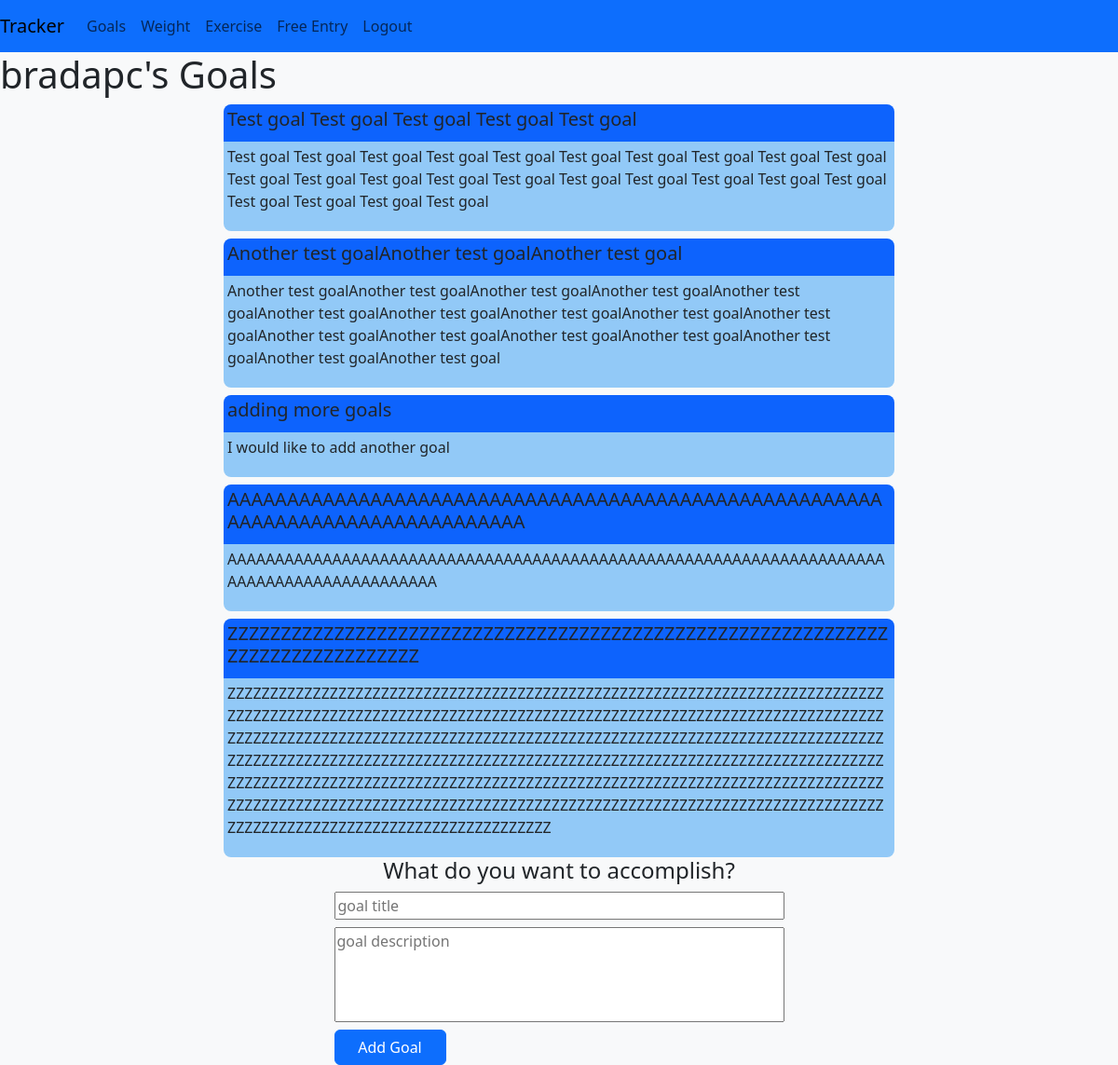
The page /goals (signed in) on the database its author committed.
### tables this page shows
CREATE TABLE "user_goals" (
goal_id INTEGER PRIMARY KEY,
user_id INTEGER NOT NULL,
goal_title TEXT,
goal_desc TEXT
);

### app.py (the view)
@app.route("/goals", methods=["GET", "POST"])
@login_required
def goals():
    user_goals = getUserGoals()
    if request.method == "POST":
        goal_title = request.form.get("goal title")
        goal_description = request.form.get("goal description")
        if len(goal_title) > 80 or len(goal_description) > 500:
            return redirect("/goals")
        if not goal_title or not goal_description:
            return redirect("/goals")
        con = sqlite3.connect("tracker.db")
        cur = con.cursor()
        cur.execute("INSERT INTO user_goals (user_id, goal_title, goal_desc) VALUES(?, ?, ?)", (session['user_id'], goal_title, goal_description,))
        con.commit()
        con.close()
        return redirect("/goals")
    else:
        return render_template("goals.html", user=session['user'], user_goals=user_goals)

### app.py (called while the page is built)
def login_required(f):
    @wraps(f)
    def decorated_function(*args, **kwargs):
        if session.get("user_id") is None:
            return redirect("/login")
        return f(*args, **kwargs)
    return decorated_function

def getUserGoals():
    con = sqlite3.connect("tracker.db")
    cur = con.cursor()
    cur.execute("SELECT goal_id, goal_title, goal_desc FROM user_goals WHERE user_id = ?", (session['user_id'],))
    user_goals = []
    user_goals = cur.fetchall()
    return user_goals

### templates/goals.html (shortened to what this page needs)
{% extends "layout.html" %}
{% block body %}
    <h1>{{ user }}'s Goals </h1>
    <div class="user-goals">
        {% for goal in user_goals %}
            <div class="user-goal-div">
                <div class="goal-title-div">
                    <h5>{{ goal[1] }}</h5>
                </div>
                <div class="goal-desc-div">
                    <p>{{ goal[2] }}</p>
                </div>
            </div>
        {% endfor %}
    </div>
    <div class="new-goal-div">
        <h4>What do you want to accomplish?</h4>
        <form class="new-goal-form" action="/goals" method="post">
            <input type="text" name="goal title" placeholder="goal title" maxlength="80">
            <textarea type="text" name="goal description" placeholder="goal description" maxlength="500" rows="4" cols="50"></textarea>
            <button type="submit" class="btn btn-primary">Add Goal</button>
        </form>
    </div>
{% endblock %}

### static/styles.css (style rules this page uses)
body { user-select: none; }
.new-goal-div { display: flex; flex-direction: column; align-items: center; justify-content: center; }
.new-goal-form { display: flex; flex-direction: column; gap: 8px; }
.new-goal-form button { width: 120px; }
.new-goal-div textarea { resize: none; outline: none; }
.user-goal-div { display: flex; flex-direction: column; width: 60%; }
.goal-title-div { background-color: #0d63fd; border-top-left-radius: 8px; border-top-right-radius: 8px; padding: 4px; word-wrap: break-word; }
.goal-desc-div { background-color: rgb(146, 201, 247); border-bottom-left-radius: 8px; border-bottom-right-radius: 8px; padding: 4px; word-wrap: break-word; }
.user-goals { display: flex; flex-direction: column; align-items: center; gap: 8px; }

### rows shown on the page
user_goals: goal_title "Test goal Test goal Test goal Test goal Test goal", goal_desc "Test goal Test goal Test goal Test goal Test goal Test goal Test goal Test goal Test goal Test goal Test goal Test goal Test goal Test goal Test goal Test goal Test goal Test goal Test goal Test goal Test goal Test goal Test goal Test goal"
user_goals: goal_title "Another test goalAnother test goalAnother test goal", goal_desc "Another test goalAnother test goalAnother test goalAnother test goalAnother test goalAnother test goalAnother test goalAnother test goalAnother test goalAnother test goalAnother test goalAnother test goalAnother test goalAnother test goalAnother test goalAnother test goalAnother test goal"
user_goals: goal_title "adding more goals", goal_desc "I would like to add another goal"
user_goals: goal_title "AAAAAAAAAAAAAAAAAAAAAAAAAAAAAAAAAAAAAAAAAAAAAAAAAAAAAAAAAAAAAAAAAAAAAAAAAAAAAAAA", goal_desc "AAAAAAAAAAAAAAAAAAAAAAAAAAAAAAAAAAAAAAAAAAAAAAAAAAAAAAAAAAAAAAAAAAAAAAAAAAAAAAAAAAAAAAAAAAA"
user_goals: goal_title "ZZZZZZZZZZZZZZZZZZZZZZZZZZZZZZZZZZZZZZZZZZZZZZZZZZZZZZZZZZZZZZZZZZZZZZZZZZZZZZZZ", goal_desc "ZZZZZZZZZZZZZZZZZZZZZZZZZZZZZZZZZZZZZZZZZZZZZZZZZZZZZZZZZZZZZZZZZZZZZZZZZZZZZZZZZZZZZZZZZZZZZZZZZZZZZZZZZZZZZZZZZZZZZZZZZZZZZZZZZZZZZZZZZZZZZZZZZZZZZZZZZZZZZZZZZZZZZZZZZZZZZZZZZZZZZZZZZZZZZZZZZZZZZZZZZZZZZZZZZZZZZZZZZZZZZZZZZZZZZZZZZZZZZZZZZZZZZZZZZZZZZZZZZZZZZZZZZZZZZZZZZZZZZZZZZZZZZZZZZZZZZZZZZZZZZZZZZZZZZZZZZZZZZZZZZZZZZZZZZZZZZZZZZZZZZZZZZZZZZZZZZZZZZZZZZZZZZZZZZZZZZZZZZZZZZZZZZZZZZZZZZZZZZZZZZZZZZZZZZZZZZZZZZZZZZZZZZZZZZZZZZZZZZZZZZZZZZZZZZZZZZZZZZZZZZZZZZZZZZZZZZZZZZZZZZZZZZZZZZZZZZZZZZZZZ"

### other values the page prints
{{ user }} "bradapc"
